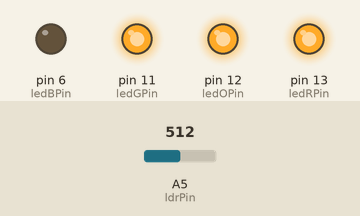
Bench run of a sketch on a simulated Arduino Uno, built with avr-gcc and run on an emulated ATmega328P. Shown: output pins drawn as LEDs (lit = HIGH). Dashed ring = blinking. Inputs (shaded band) come from the test bench; at power-on: A5 (ldrPin) = 512.

Above: at 1.2 s.
1.3 s: A5 (ldrPin) set to 587
2.8 s: A5 (ldrPin) set to 613
At 3.4 s:
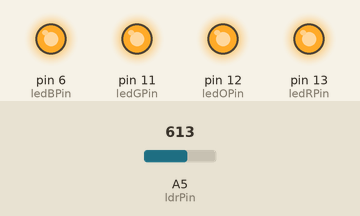
4.3 s: A5 (ldrPin) set to 788
5.8 s: A5 (ldrPin) set to 810
At 6.3 s:
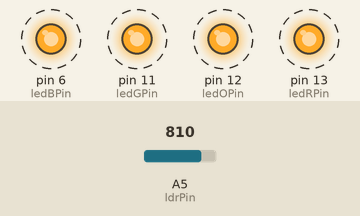
8.8 s: A5 (ldrPin) set to 390
At 9.4 s:
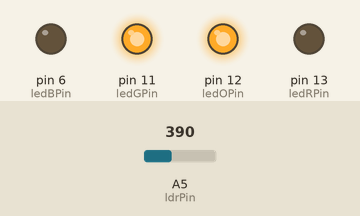
10.5 s: A5 (ldrPin) set to 415
At 11.7 s:
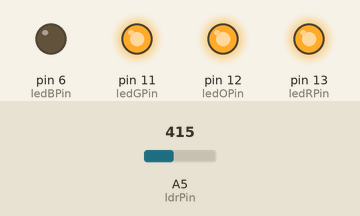
Timing chart, 0 to 13.0 s (numbered marks = the images above; inputs shaded):
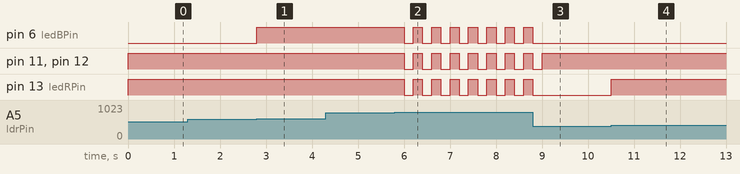

Measured:
- the behaviour switches between 599 and 600 on A5 (ldrPin) (found by bisection; images 0 and 1)
- the behaviour switches between 799 and 800 on A5 (ldrPin) (found by bisection; images 1 and 2)
- the behaviour switches between 399 and 400 on A5 (ldrPin) (found by bisection; images 3 and 4)
- after the input at 1.3 s, every drawn part: stays the same
- after the input at 2.8 s, pin 6 (ledBPin): LOW → HIGH at once
- after the input at 4.3 s, every drawn part: stays the same
- after the input at 5.8 s, pin 6 (ledBPin), pin 11 (ledGPin), pin 12 (ledOPin), pin 13 (ledRPin): alternates HIGH for 0.20 s and LOW for 0.20 s, starting after 0.20 s
- after the input at 8.8 s, pin 6 (ledBPin), pin 13 (ledRPin): goes on until 8.8 s, then stays LOW; pin 11 (ledGPin), pin 12 (ledOPin): goes on until 9.0 s, then stays HIGH
- after the input at 10.5 s, pin 13 (ledRPin): LOW → HIGH at once

The sketch:

Medidor_Luz.ino
```cpp
/*
   Medidor de Luz
   Con baja intensidad luminosa solo se enciende un led
   A medida que sube la cantidad de luz se van encendiendo mas leds
   Con mucha luz los leds parpadean

   LDR pin A5
   LED Verde pin 11
   LED Naranja pin 12
   LED Rojo pin 13
   LED RGB Azul pin 6

   Noviembre 207
   Jose Pujol
*/

// variables constantes para los pines
const int ldrPin = A5;    // establece el pin de la LDR
// pines del LED RGB
const int ledGPin = 11; // establece el pin del LED verde
const int ledOPin = 12; // establece el pin del LED naranja
const int ledRPin = 13; // establece el pin del LED rojo
const int ledBPin = 6; // establece el pin del LED azul


// variables que pueden cambiar
int ldrValue = 0; // variable para almacenar el valor de la LDR
int ldrlevel = 200; // nivel de cambio del valor de la LDR

void setup() {
  // establece los LEDs como salidas
  pinMode(ledGPin, OUTPUT);
  pinMode(ledOPin, OUTPUT);
  pinMode(ledRPin, OUTPUT);
  pinMode(ledBPin, OUTPUT);
}

void loop() {
  // lee el valor del sensor
  ldrValue = analogRead(ldrPin);
  // Enciende un número de leds en función de la intensidad
  // luminosa
  if (ldrValue < ldrlevel) {
    digitalWrite(ledGPin, HIGH);
    digitalWrite(ledOPin, LOW);
    digitalWrite(ledRPin, LOW);
    digitalWrite(ledBPin, LOW);
  }
  else if (ldrValue < 400) {
    digitalWrite(ledGPin, HIGH);
    digitalWrite(ledOPin, HIGH);
    digitalWrite(ledRPin, LOW);
    digitalWrite(ledBPin, LOW);
  }
  else if (ldrValue < 600) {
    digitalWrite(ledGPin, HIGH);
    digitalWrite(ledOPin, HIGH);
    digitalWrite(ledRPin, HIGH);
    digitalWrite(ledBPin, LOW);
  }
  else if (ldrValue < 800) {
    digitalWrite(ledGPin, HIGH);
    digitalWrite(ledOPin, HIGH);
    digitalWrite(ledRPin, HIGH);
    digitalWrite(ledBPin, HIGH);
  }
  else {
    digitalWrite(ledGPin, HIGH);
    digitalWrite(ledOPin, HIGH);
    digitalWrite(ledRPin, HIGH);
    digitalWrite(ledBPin, HIGH);
    delay(200);
    digitalWrite(ledGPin, LOW);
    digitalWrite(ledOPin, LOW);
    digitalWrite(ledRPin, LOW);
    digitalWrite(ledBPin, LOW);
    delay(200);
  }
}
```
